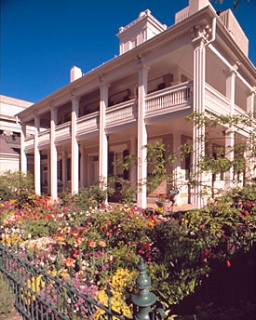
#> input picture labs/cv1-lab-1/images/beehive_house.jpg, 256 x 320 px; the run also reads 1 picture not shown here
$ jupyter execute --allow-errors cv1-lab-1.ipynb
#> lines starting #> are read from the running program, lines starting #| are printed output that depends on the picture
<center>  </center>

<br><br>

<center>
    <font size="6">Lab 1: Colour, Intrinsic Image Decomposition & Photometric Stereo</font>
</center>
<br>
<center>
    <font size="4">Computer Vision 1 University of Amsterdam</font>
</center>

<br><br>

***

<br><br>

### **Import Libraries**

[cell 1]
import sys

if sys.version_info[0] < 3:
    raise Exception("Python 3 or a more recent version is required.")

[cell 2]
# environment and libraries
import os
import glob
import numpy as np
import random
import cv2
import matplotlib
import matplotlib.pyplot as plt

import warnings
warnings.simplefilter(action = "ignore", category = RuntimeWarning)
warnings.simplefilter(action = "ignore", category = UserWarning)

from mpl_toolkits.mplot3d import Axes3D

#> (a cell that did not finish here is left out)

### **Instructions**

Make sure your notebook follows these guidelines:
- It is mandatory to **use the Python environment provided** with the assignment; the environment specifies the package versions that have to be used to prevent the use of particular functions. Using different packages versions may lead to unexpected results. In the Python cell above you can check whether your environment is set up correctly.
- To install the environment with the right package versions, use the following command in your terminal: ```conda env create --file=cv1_environment.yaml```, then activate the environment using the command ```conda activate cv1```.
- Do not use additional packages or materials that have not been provided or explicitly mentioned.
- Please express your thoughts **concisely**. The number of words does not necessarily correlate with how well you understand the concepts.
- Answer all given questions and sub-questions.
- Try to understand the problem as much as you can. When answering a question, give evidences (qualitative and/or quantitative results, references to papers, figures etc.) to support your arguments. Note that not everything might be explicitly asked for and you are expected to think about what might strengthen you arguments and make the notebook self-contained and complete.
- Tables and figures must be accompanied by a **brief** description. Do not forget to add a number, a title, and if applicable name and unit of variables in a table, name and unit of axes and legends in a figure.

__Note:__ A more complete overview of the lab requirements can be found in the Course Manual on Canvas

### **Overview**

- [Section 1: Colour Spaces ](#section-1)
  - [Question 1 ](#question-1)
  - [Question 2 ](#question-2)
  - [Question 3 ](#question-3)
  - [Question 4 ](#question-4)
  - [Question 5 ](#question-5)
- [Section 2: Colour Constancy ](#section-2)
  - [Question 6 ](#question-6)
  - [Question 7 ](#question-7)
  - [Question 8 ](#question-8)
- [Section 3: Intrinsic Image Decomposition ](#section-3)
  - [Question 9 ](#question-9)
  - [Question 10 ](#question-10)
  - [Question 11 ](#question-11)
  - [Question 12 ](#question-12)
  - [Question 13 ](#question-13)
  - [Question 14 ](#question-14)
- [Section 4: Photometric Stereo ](#section-4)
  - [Question 15 ](#question-15)
  - [Question 16 ](#question-16)
  - [Question 17 ](#question-17)
  - [Question 18 ](#question-18)
  - [Question 19 ](#question-19)
  - [Question 20 ](#question-20)
  - [Question 21 ](#question-21)
  - [Question 22 ](#question-22)
  - [Question 23 ](#question-23)
  - [Question 24 ](#question-24)
  - [Question 25 ](#question-25)
  - [Question 26 ](#question-26)
  - [Question 27 ](#question-27)
  - [Question 28 ](#question-28)
  - [Question 29 ](#question-29)
  - [Question 30 ](#question-30)
  - [Question 31 ](#question-31)
  - [Question 32 ](#question-32)
  - [Question 33 ](#question-33)
  - [Question 34 ](#question-34)
  - [Question 35 ](#question-35)
  - [Question 36 ](#question-36)
  - [Question 37 ](#question-37)

<a id="section-1"></a>
### **Section 1: Colour Spaces**

In this part of the assignment, you will study the different colour spaces for image representations and experiment how to convert a given RGB image to a specific colour space

<a id="question-1"></a>
#### <font color='#FF0000'>Question 1</font>

Why do we use the RGB color model as the basis for our digital cameras and photography? How does a standard digital camera capture a full RGB color image?

##### <font color='yellow'>Answer:</font>

It corresponds to how our eyes perceive color, where there are red, green, and blue receptors. It allows cameras to represent color in the same way as we as humans can see it.

A standard digital camera captures the full image by capturing one image for each channel and then combining them.

<a id="question-2"></a>
#### <font color='#FF0000'>Question 2 </font>

Create a function to convert an RGB image into various color spaces using the provided `convert_colour_space()` function and other sub-functions.

**Color Spaces to Convert:**

1. **Grayscale**

   Convert the RGB image into grayscale using 3 different methods mentioned in [John D. Cook's blog](https://www.johndcook.com/blog/2009/08/24/algorithms-convert-color-grayscale/). Additionally, check and report which method OpenCV uses for grayscale conversion, include it as well, and visualize all 4 methods in the same figure.

2. **Opponent Color Space**

   $\begin{pmatrix}
   O_1 \\
   O_2 \\
   O_3
   \end{pmatrix}$ = $\begin{pmatrix}
   \frac{R-G}{\sqrt{2}} \\
   \frac{R+G-2B}{\sqrt{6}} \\
   \frac{R+G+B}{\sqrt{3}}
   \end{pmatrix}$

3. **Normalized RGB (rgb) Color Space**

   $\begin{pmatrix}
   r \\
   g \\
   b
   \end{pmatrix}$ = $\begin{pmatrix}
   \frac{R}{R+G+B} \\
   \frac{G}{R+G+B} \\
   \frac{B}{R+G+B}
   \end{pmatrix}$

4. **HSV Color Space**

   Convert the RGB image into HSV Color Space using OpenCV’s built-in function *cv2.cvtColor(img, cv2.RGB2HSV)*.

5. **YCbCr Color Space**

   Convert the RGB image into YCbCr Color Space using OpenCV’s built-in function *cv2.cvtColor(img, cv2.RGB2YCrCb)*. Arrange the channels in $Y, C_b,$ and $C_r$ order.

**Note:**

- Ensure you understand the data types and ranges required by the Python conversion and image displaying functions. This usually means [0, 1] for float datatype or [0, 255] for integer datatype. Explicitly change the datatype if necessary.

- Each color space may have its own visualization requirements. For instance, think about how to meaningfully visualize the H, S, and V channels. Ensure each channel is visualized in an RGB manner where applicable.

**Extra:** It might be interesting to visualize the image in its original color space (RGB) as well.

[cell 4]
def convert_rgb_to_grays(input_image):
    '''
    Converts an RGB image into grayscale using different methods and
    returns the grayscale images stacked as separate channels.

    Args:
        input_image: RGB image

    Returns:
        new_image: image with channels representing different grayscale conversion methods
    '''

    # convert input image to array format if not already
    image = np.asarray(input_image)
    image = image.astype(np.float32)  # avoid uint overflow

    # lightness method
    lightness = (np.max(image, axis=2) + np.min(image, axis=2))/2

    # average method
    average = np.mean(image, axis=2)

    # luminosity method
    luminosity = (
        0.21*image[:, :, 0] +
        0.72*image[:, :, 1] +
        0.07*image[:, :, 2]
    )

    # built-in OpenCV function
    opencv = cv2.cvtColor(image, cv2.COLOR_RGB2GRAY)

    # stack the results to easily visualize the 4 different methods
    new_image = np.stack([lightness, average, luminosity, opencv], axis=-1)

    return new_image

[cell 5]
def convert_rgb_to_opponent(input_image):
    '''
    Converts an RGB image into the opponent color space and
    returns the image with opponent color channels.

    Args:
        input_image: RGB image

    Returns:
        new_image: image with channels representing opponent color space
    '''

    image = np.asarray(input_image)
    image = image.astype(np.float32)
    o1 = (image[:, :, 0] - image[:, :, 1])/np.sqrt(2)
    o2 = (image[:, :, 0] + image[:, :, 1] - 2*image[:, :, 2])/np.sqrt(6)
    o3 = (image[:, :, 0] + image[:, :, 1] + image[:, :, 2])/np.sqrt(3)

    out = np.stack((o1, o2, o3), axis=-1)

    return out

[cell 6]
def convert_rgb_to_normedrgb(input_image):
    '''
    Converts an RGB image into the normalized RGB (nrgb) color space and
    returns the image with normalized RGB channels.

    Args:
        input_image: RGB image

    Returns:
        new_image: image with channels representing normalized RGB color space
    '''

    image = np.asarray(input_image).astype(np.float32)
    total = np.sum(image, axis=2, keepdims=True)
    # Avoid NaNs for completely black pixels.
    return np.divide(
        image, total, out=np.zeros_like(image), where=(total != 0)
    )

[cell 7]
def convert_colour_space(input_image, colourspace):
    '''
    Converts an RGB image into a specified color space and
    returns the image in its new color space.

    Args:
        input_image: RGB image
        colourspace: colour space to be converted to.
        - choices: opponent, nrgb, hsv, ycbcr, grays

    Returns:
        new_image: image with channels in provided colour space
    '''

    # Keep uint8 input for OpenCV conversions so its standard ranges are
    # used: HSV H/S/V = [0, 179]/[0, 255]/[0, 255] and YCrCb = [0, 255].
    input_image = np.asarray(input_image)

    if colourspace.lower() == 'opponent':
        new_image = convert_rgb_to_opponent(input_image)

    elif colourspace.lower() == 'nrgb':
        new_image = convert_rgb_to_normedrgb(input_image)

    elif colourspace.lower() == 'hsv':
        new_image = cv2.cvtColor(input_image, cv2.COLOR_RGB2HSV)

    elif colourspace.lower() == 'ycbcr':
        new_image = cv2.cvtColor(input_image, cv2.COLOR_RGB2YCrCb)
        new_image = np.stack((new_image[:, :, 0], new_image[:, :, 2], new_image[:, :, 1]), axis=-1)

    elif colourspace.lower() == 'grays':
        new_image = convert_rgb_to_grays(input_image)

    else:
        raise NotImplementedError('Unknown colorspace type [%s]...' % colourspace)

    return new_image

<a id="question-3"></a>
#### <font color='#FF0000'>Question 3 </font>

Visualize the image in each new color space and its individual channels separately within the same figure. For example, for the HSV color space, visualize the converted HSV image and its Hue, Saturation, and Value channels separately (4 images in 1 figure). Ensure that the channel visualizations are **meaningful**.

The function `visualize_colourspace` below needs to be completed.

[cell 8]
def visualize_colourspace(image, colourspace='rgb'):
    """
    Visualize the image in its corresponding colour space.
    This function visualizes 1 figure with 4 images.
    Hint: some RGB representation of the new colour space image + each of its channels

    Args:
        image: image with channels of some colour space
        colourspace: colour space to be converted to.
        - choices: opponent, nrgb, hsv, ycbcr, grays
    """

    colourspace = colourspace.lower()

    def normalize(input):
        input = np.asarray(input, dtype=np.float32)
        input -= input.min(axis=(0, 1))
        input /= input.max(axis=(0, 1)) + 1e-8
        return input

    plot, axes = plt.subplots(2, 2, figsize=(12, 10))

    if colourspace == 'opponent':
        opponent = convert_rgb_to_opponent(image)
        axes[0, 0].imshow(normalize(opponent))
        axes[0, 0].set_title('Opponent')
        axes[0, 1].imshow(normalize(opponent[:, :, 0]), cmap='gray')
        axes[0, 1].set_title('Opponent Channel 1')
        axes[1, 0].imshow(normalize(opponent[:, :, 1]), cmap='gray')
        axes[1, 0].set_title('Opponent Channel 2')
        axes[1, 1].imshow(normalize(opponent[:, :, 2]), cmap='gray')
        axes[1, 1].set_title('Opponent Channel 3')

    elif colourspace in ['rgb', 'nrgb']:
        nrgb = convert_rgb_to_normedrgb(image)
        axes[0, 0].imshow(nrgb)
        axes[0, 0].set_title('Normalized RGB')
        axes[0, 1].imshow(nrgb[:, :, 0], cmap='gray', vmin=0, vmax=1)
        axes[0, 1].set_title('Normalized R Channel')
        axes[1, 0].imshow(nrgb[:, :, 1], cmap='gray', vmin=0, vmax=1)
        axes[1, 0].set_title('Normalized G Channel')
        axes[1, 1].imshow(nrgb[:, :, 2], cmap='gray', vmin=0, vmax=1)
        axes[1, 1].set_title('Normalized B Channel')

    elif colourspace == 'hsv':
        hsv = convert_colour_space(image, 'hsv')
        hsv_for_display = np.dstack((
            hsv[:, :, 0].astype(np.float32) / 179.0,
            hsv[:, :, 1].astype(np.float32) / 255.0,
            hsv[:, :, 2].astype(np.float32) / 255.0,
        ))
        axes[0, 0].imshow(matplotlib.colors.hsv_to_rgb(hsv_for_display))
        axes[0, 0].set_title('HSV (RGB visualization)')
        axes[0, 1].imshow(hsv[:, :, 0], cmap='hsv', vmin=0, vmax=179)
        axes[0, 1].set_title('HSV H Channel')
        axes[1, 0].imshow(hsv[:, :, 1], cmap='gray', vmin=0, vmax=255)
        axes[1, 0].set_title('HSV S Channel')
        axes[1, 1].imshow(hsv[:, :, 2], cmap='gray', vmin=0, vmax=255)
        axes[1, 1].set_title('HSV V Channel')

    elif colourspace == 'ycbcr':
        ycbcr = convert_colour_space(image, 'ycbcr')
        axes[0, 0].imshow(normalize(ycbcr))
        axes[0, 0].set_title('YCbCr (scaled for display)')
        axes[0, 1].imshow(ycbcr[:, :, 0], cmap='gray', vmin=0, vmax=255)
        axes[0, 1].set_title('YCbCr Y Channel')
        axes[1, 0].imshow(ycbcr[:, :, 1], cmap='gray', vmin=0, vmax=255)
        axes[1, 0].set_title('YCbCr Cb Channel')
        axes[1, 1].imshow(ycbcr[:, :, 2], cmap='gray', vmin=0, vmax=255)
        axes[1, 1].set_title('YCbCr Cr Channel')

    elif colourspace == 'grays':
        grays = convert_colour_space(image, 'grays')
        for axis, channel, title in zip(
            axes.flat, grays.transpose(2, 0, 1),
            ['Lightness', 'Average', 'Luminosity', 'OpenCV']
        ):
            axis.imshow(channel, cmap='gray', vmin=0, vmax=255)
            axis.set_title(title)

    else:
        raise NotImplementedError('Unknown colorspace type [%s]...' % colourspace)

    plt.show()

[cell 9]
# Load and convert the image to RGB
image = cv2.imread('images/beehive_house.jpg')
#> image is the input picture: shape (320, 256, 3); mean B, G, R 109.3, 107.4, 121.2
image = cv2.cvtColor(image, cv2.COLOR_BGR2RGB)
plt.imshow(image)

visualize_colourspace(image, colourspace='opponent')
#> in convert_rgb_to_opponent, `o1 = (image[:, :, 0] - image[:, :, 1])/np.sqrt(2)`:
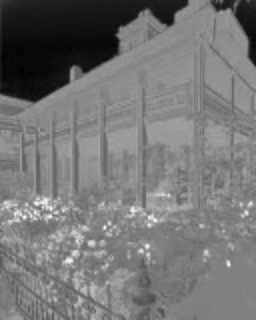
#> o1: shape (320, 256) float32; min -70.71, max 103.2, mean 9.7; drawn with min black and max white
#> in convert_rgb_to_opponent, `o2 = (image[:, :, 0] + image[:, :, 1] - 2*image[:, :, 2])/np.sqrt(6)`:
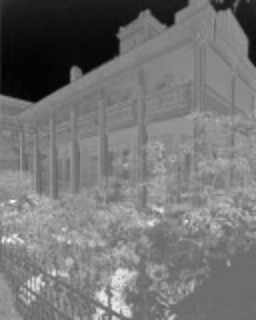
#> o2: shape (320, 256) float32; min -104.9, max 132.3, mean 4.1; drawn with min black and max white
#> in convert_rgb_to_opponent, `o3 = (image[:, :, 0] + image[:, :, 1] + image[:, :, 2])/np.sqrt(3)`:
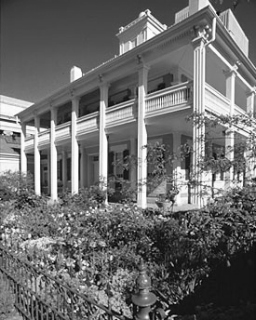
#> o3: shape (320, 256) float32; min 13.28, max 441.7, mean 195.1; drawn with min black and max white
#> in convert_rgb_to_opponent, `out = np.stack((o1, o2, o3), axis=-1)`:
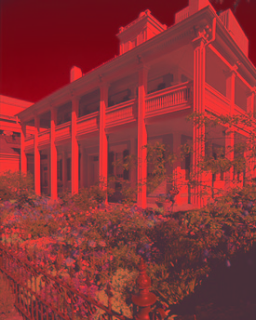
#> out: shape (320, 256, 3) float32; mean of channels 0, 1, 2 9.7, 4.1, 195.1; drawn with min black and max white
#> in normalize, `input /= input.max(axis=(0, 1)) + 1e-8`:
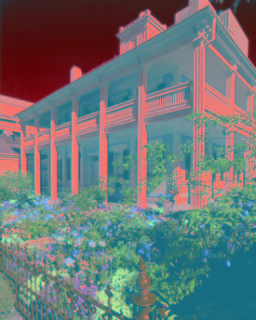
#> input: shape (320, 256, 3) float32; mean of channels 0, 1, 2 0.462, 0.46, 0.424; drawn as B, G, R
visualize_colourspace(image, colourspace='nrgb')
#> call 2 of visualize_colourspace, with colourspace = 'nrgb'
#> in convert_rgb_to_normedrgb, `return np.divide( image, total, out=np.zeros_like(image), where=(total..`:
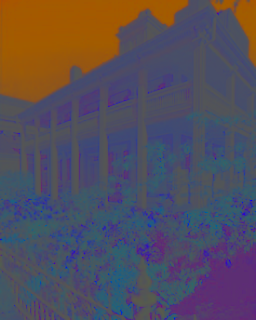
#> returned value: shape (320, 256, 3) float32; mean of channels 0, 1, 2 0.358, 0.308, 0.334; drawn as B, G, R
#> in visualize_colourspace (call 2), `plt.show()`:
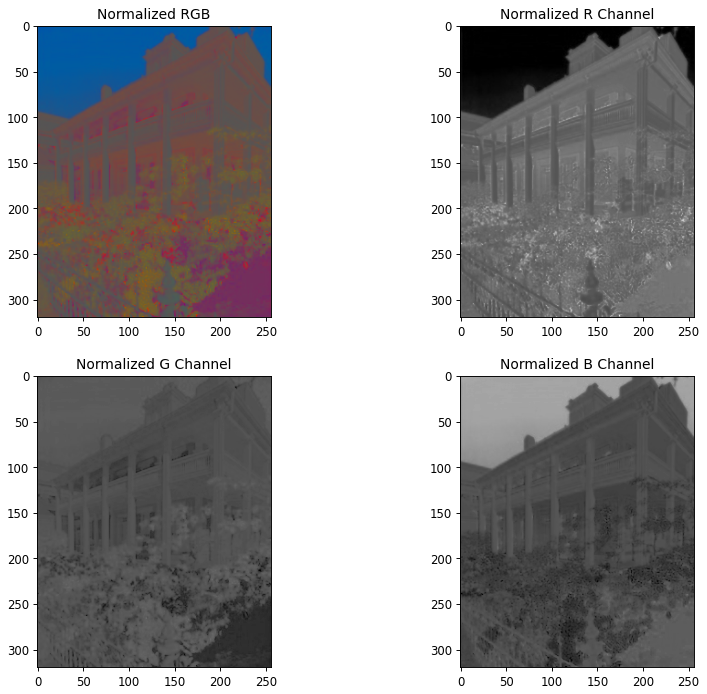
#> figure drawn by matplotlib, 4 panels
visualize_colourspace(image, colourspace='hsv')
#> call 3 of visualize_colourspace, with colourspace = 'hsv'
#> in visualize_colourspace (call 3), `plt.show()`:
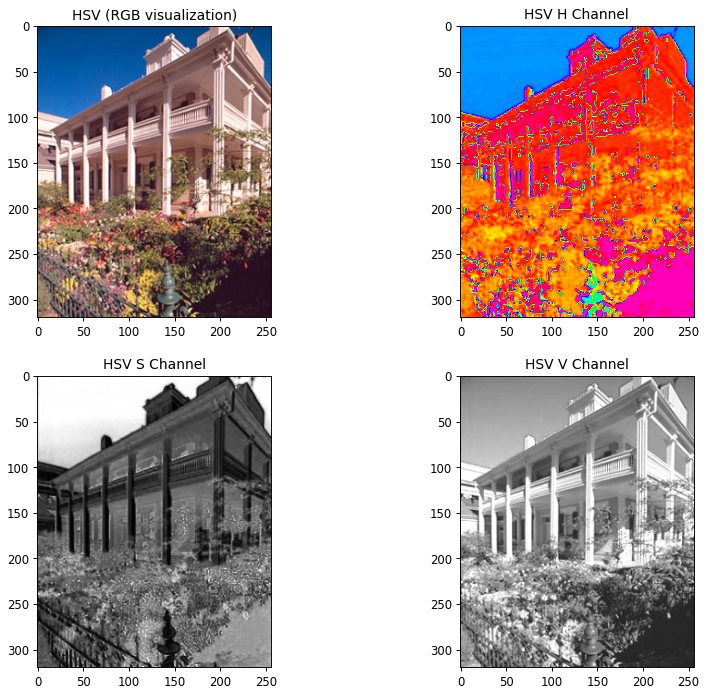
#> figure drawn by matplotlib, 4 panels
visualize_colourspace(image, colourspace='ycbcr')
#> in normalize (call 5), `input = np.asarray(input, dtype=np.float32)`:
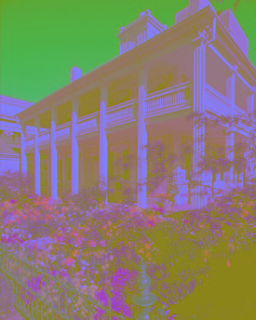
#> input: shape (320, 256, 3) float32; mean of channels 0, 1, 2 111.7, 126.6, 134.8; drawn as B, G, R
#> in normalize (call 5), `input -= input.min(axis=(0, 1))`:
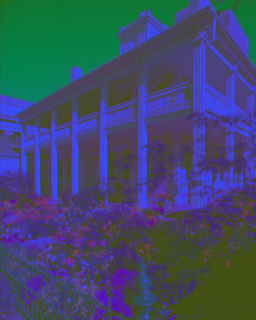
#> input: shape (320, 256, 3) float32; mean of channels 0, 1, 2 105.7, 74.6, 62.8; drawn as B, G, R
#> (the rest of the program and of its run is left out)
